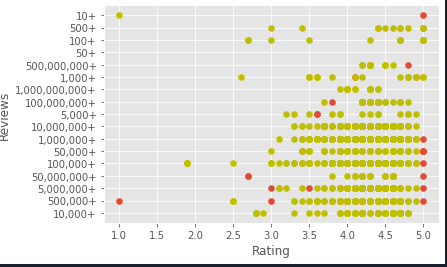

Source code (Python):
from matplotlib import pyplot as plt
import pandas as pd

dataSetOfPlayStore = pd.read_csv("E:\\University\Semester 3\LN\MatplotLib\DataSet\Google Play Store\googleplaystore.csv",nrows = 1500)
ratingAs_x = dataSetOfPlayStore["Rating"]
reviewAs_y = dataSetOfPlayStore["Reviews"]

plt.xlabel("Rating")
plt.ylabel("Reviews")
plt.scatter(ratingAs_x, reviewAs_y)
plt.scatter(ratingAs_x, dataSetOfPlayStore["Installs"],c ="y",marker="o")
plt.show()
